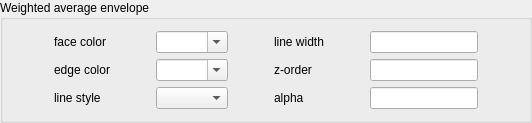
           <widget class="QGroupBox" name="groupBox_20">
            <property name="title">
             <string>Weighted average envelope</string>
            </property>
            <layout class="QVBoxLayout" name="verticalLayout_12">
             <item>
              <layout class="QGridLayout" name="gridLayout_20">
               <item row="0" column="7">
                <spacer name="horizontalSpacer_121">
                 <property name="orientation">
                  <enum>Qt::Horizontal</enum>
                 </property>
                 <property name="sizeHint" stdset="0">
                  <size>
                   <width>40</width>
                   <height>20</height>
                  </size>
                 </property>
                </spacer>
               </item>
               <item row="1" column="8">
                <widget class="QLineEdit" name="wavEnvZEntry"/>
               </item>
               <item row="0" column="0">
                <spacer name="horizontalSpacer_122">
                 <property name="orientation">
                  <enum>Qt::Horizontal</enum>
                 </property>
                 <property name="sizeHint" stdset="0">
                  <size>
                   <width>40</width>
                   <height>20</height>
                  </size>
                 </property>
                </spacer>
               </item>
               <item row="0" column="2">
                <spacer name="horizontalSpacer_123">
                 <property name="orientation">
                  <enum>Qt::Horizontal</enum>
                 </property>
                 <property name="sizeHint" stdset="0">
                  <size>
                   <width>40</width>
                   <height>20</height>
                  </size>
                 </property>
                </spacer>
               </item>
               <item row="1" column="3" colspan="2">
                <widget class="QComboBox" name="wavEnvEdgeColorCombo">
                 <property name="editable">
                  <bool>true</bool>
                 </property>
                </widget>
               </item>
               <item row="0" column="5">
                <spacer name="horizontalSpacer_124">
                 <property name="orientation">
                  <enum>Qt::Horizontal</enum>
                 </property>
                 <property name="sizeHint" stdset="0">
                  <size>
                   <width>40</width>
                   <height>20</height>
                  </size>
                 </property>
                </spacer>
               </item>
               <item row="0" column="3" colspan="2">
                <widget class="QComboBox" name="wavEnvFaceColorCombo">
                 <property name="editable">
                  <bool>true</bool>
                 </property>
                </widget>
               </item>
               <item row="0" column="9">
                <spacer name="horizontalSpacer_31">
                 <property name="orientation">
                  <enum>Qt::Horizontal</enum>
                 </property>
                 <property name="sizeHint" stdset="0">
                  <size>
                   <width>40</width>
                   <height>20</height>
                  </size>
                 </property>
                </spacer>
               </item>
               <item row="1" column="9">
                <spacer name="horizontalSpacer_32">
                 <property name="orientation">
                  <enum>Qt::Horizontal</enum>
                 </property>
                 <property name="sizeHint" stdset="0">
                  <size>
                   <width>40</width>
                   <height>20</height>
                  </size>
                 </property>
                </spacer>
               </item>
               <item row="3" column="6">
                <widget class="QLabel" name="label_78">
                 <property name="text">
                  <string>alpha</string>
                 </property>
                </widget>
               </item>
               <item row="1" column="6">
                <widget class="QLabel" name="label_79">
                 <property name="text">
                  <string>z-order</string>
                 </property>
                </widget>
               </item>
               <item row="3" column="8">
                <widget class="QLineEdit" name="wavEnvAlphaEntry"/>
               </item>
               <item row="0" column="6">
                <widget class="QLabel" name="label_80">
                 <property name="text">
                  <string>line width</string>
                 </property>
                </widget>
               </item>
               <item row="0" column="8">
                <widget class="QLineEdit" name="wavEnvLineWidthEntry"/>
               </item>
               <item row="3" column="1">
                <widget class="QLabel" name="label_81">
                 <property name="text">
                  <string>line style</string>
                 </property>
                </widget>
               </item>
               <item row="3" column="5">
                <spacer name="horizontalSpacer_125">
                 <property name="orientation">
                  <enum>Qt::Horizontal</enum>
                 </property>
                 <property name="sizeHint" stdset="0">
                  <size>
                   <width>40</width>
                   <height>20</height>
                  </size>
                 </property>
                </spacer>
               </item>
               <item row="3" column="3" colspan="2">
                <widget class="QComboBox" name="wavEnvLineStyleCombo"/>
               </item>
               <item row="0" column="1">
                <widget class="QLabel" name="label_16">
                 <property name="text">
                  <string>face color</string>
                 </property>
                </widget>
               </item>
               <item row="1" column="1">
                <widget class="QLabel" name="label_77">
                 <property name="text">
                  <string>edge color</string>
                 </property>
                </widget>
               </item>
              </layout>
             </item>
            </layout>
           </widget>
